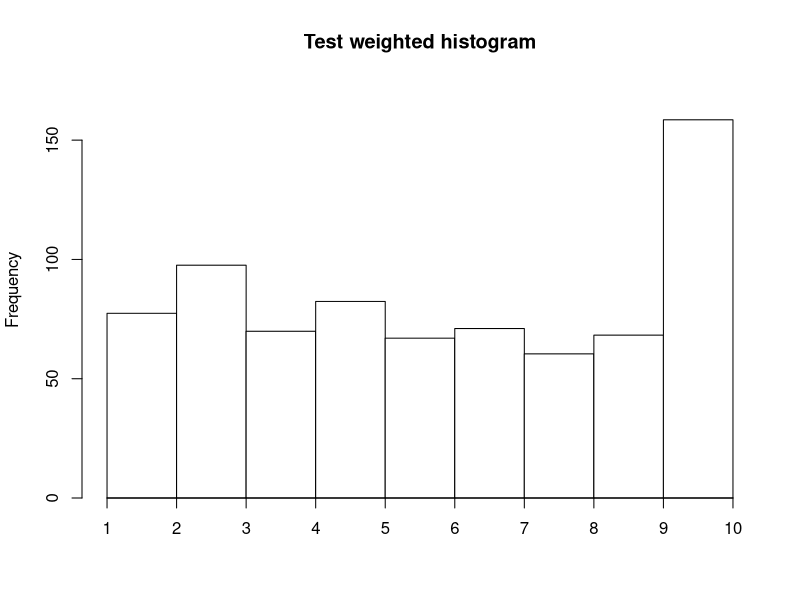

This chart was generated by the following R code:
library(plotrix)


### Name: weighted.hist
### Title: Display a weighted histogram
### Aliases: weighted.hist
### Keywords: misc

### ** Examples

 testx<-sample(1:10,300,TRUE)
 testw<-seq(1,4,by=0.01)
 weighted.hist(testx,testw,breaks=1:10,main="Test weighted histogram")
